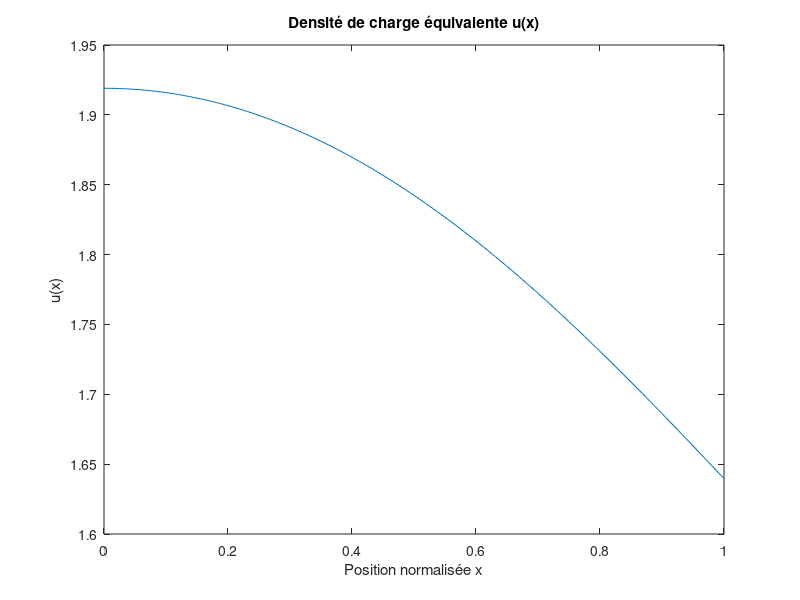
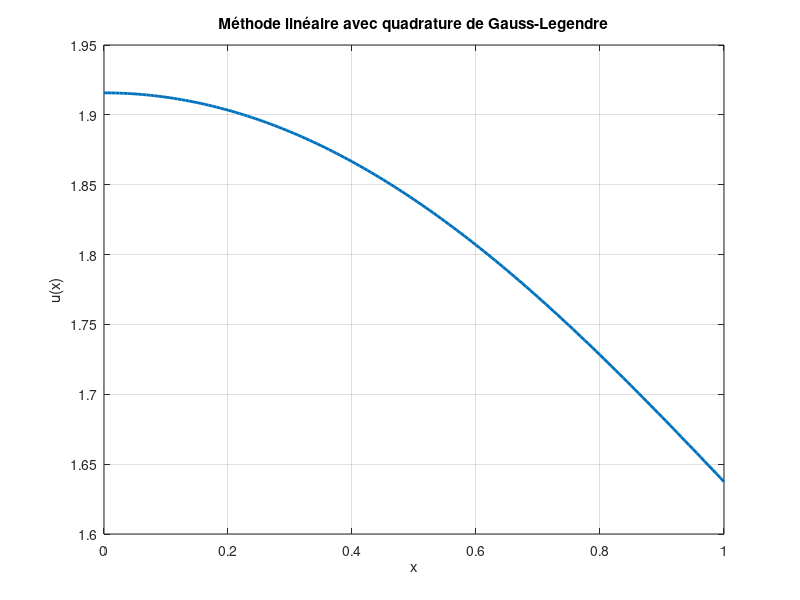
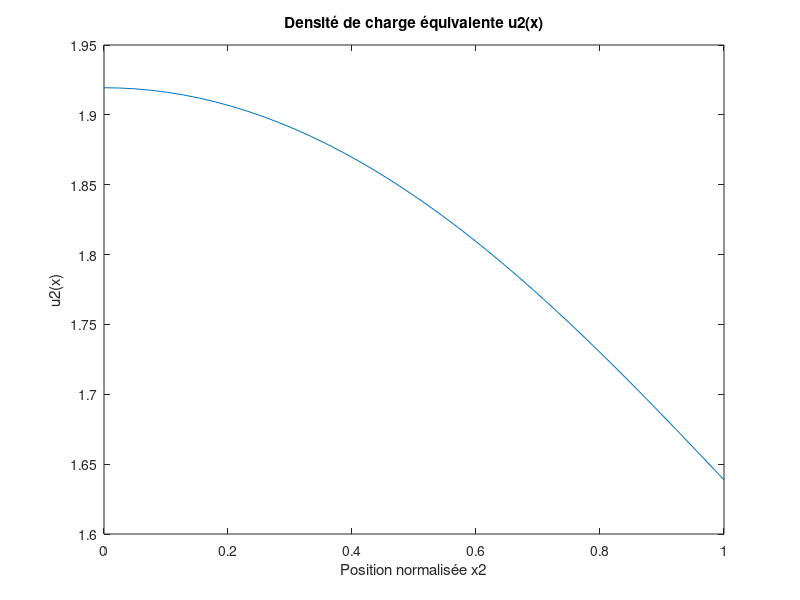

The MATLAB source for these figures, in order: (Note: this script raises an error after producing the figures.)

R = 0.01; % 1 cm 
D = 0.01; % 1 cm 
epsilon = D/R; 


a = 0; % Borne inferieur
b = 1;  % Borne superieur

% Noyau dependant de la geometrie
K = @(x,y)(1/pi) * (1./(epsilon^2 + (x-y).^2) + 1./(epsilon^2 + (x+y).^2));

% Ensemble des valeurs n a tester
n_values = [10 20 40 80 160];
% Listes de erreurs pour les deux tests
errors_classic = zeros(size(n_values));
errors_gauss   = zeros(size(n_values));

%Approche linéaire

n = 40; % Nombre de points
x = linspace(a, b, n+1); % Points
h = (b - a)/n; % Ecart entre les points

function [x, u] = solve_linear_classic(n, K, a, b)
    h = (b - a)/n;
    x = linspace(a, b, n+1);
    A = zeros(n+1);

    for i = 1:n+1
        for j = 1:n+1
            phi_j = @(y) max(0, 1 - abs(y - x(j))/h);
            y_min = max(a, x(j) - h);
            y_max = min(b, x(j) + h);
            A(i,j) = integral(@(y) K(x(i), y).*phi_j(y), y_min, y_max);
        end
    end

    u = (eye(n+1) - A) \ ones(n+1,1);
end

% --- Fonction Gauss-Legendre ---
function [x,w] = gauss_legendre(n)
    beta = 0.5 ./ sqrt(1 - (2*(1:n-1)).^(-2));
    T = diag(beta,1) + diag(beta,-1);
    [V,D] = eig(T);
    x = diag(D);
    [x, idx] = sort(x);
    w = 2 * (V(1,idx)').^2;
end

function [x, u] = solve_linear_gauss(n, K, a, b)
    h = (b - a)/n;
    x = linspace(a, b, n+1);
    A = zeros(n+1);

    quad_order = 20;
    [gl_x, gl_w] = gauss_legendre(quad_order);

    for i = 1:n+1
        xi = x(i);

        for j = 1:n+1
            phi_j = @(y) max(0, 1 - abs(y - x(j))/h);
            y_min = max(a, x(j) - h);
            y_max = min(b, x(j) + h);

            if y_max <= y_min
                A(i,j) = 0;
                continue;
            end

            yq = (y_max + y_min)/2 + (y_max - y_min)/2 * gl_x;
            wq = gl_w * (y_max - y_min)/2;

            A(i,j) = sum( K(xi, yq).*phi_j(yq).*wq );
        end
    end

    u = (eye(n+1) - A) \ ones(n+1,1);
end



% Solution de référence très fine (méthode Gauss-Legendre)
n_ref = 800;
[x_ref, u_ref] = solve_linear_gauss(n_ref, K, a, b);

for k = 1:length(n_values)
    n = n_values(k);

    % --- Méthode classique ---
    [x_c, u_c] = solve_linear_classic(n, K, a, b);
    u_ref_interp = interp1(x_ref, u_ref, x_c);
    errors_classic(k) = max(abs(u_c - u_ref_interp'));

    % --- Méthode Gauss-Legendre ---
    [x_g, u_g] = solve_linear_gauss(n, K, a, b);
    u_ref_interp2 = interp1(x_ref, u_ref, x_g);
    errors_gauss(k) = max(abs(u_g - u_ref_interp2'));
end

figure(1);
plot(x_c, u_c);
title('Densité de charge équivalente u(x)');
xlabel('Position normalisée x');
ylabel('u(x)');

figure(2);
plot(x_g, u_g, 'LineWidth', 2);
title('Méthode linéaire avec quadrature de Gauss-Legendre');
xlabel('x');
ylabel('u(x)');
grid on;



% Question 5

%Approche par interpolation global

function Lj = lagrange_basis(j, x_nodes, y)
    % Évalue le polynôme de Lagrange φ_j(y)
    % x_nodes = points d'interpolation
    n = length(x_nodes);
    Lj = ones(size(y));
    xj = x_nodes(j);

    for k = 1:n
        if k ~= j
            Lj = Lj .* ( (y - x_nodes(k)) / (xj - x_nodes(k)) );
        end
    end
end


function A = build_A_matrix(x_nodes, kernel, a, b, quad_order)
    % quad_order = nombre de point n 
    n = length(x_nodes);
    A = zeros(n);

    % Points et poids de Gauss-Legendre sur [-1,1]
    [yq, wq] = gauss_legendre(quad_order);

    % Rattrapage à  [a,b]
    yq = 0.5*(b-a)*yq + 0.5*(b+a);
    wq = 0.5*(b-a)*wq;

    for i = 1:n
        xi = x_nodes(i);
        for j = 1:n
            Lj = lagrange_basis(j, x_nodes, yq);
            integrand = kernel(xi, yq) .* Lj;
            A(i,j) = sum(integrand .* wq);
        end
    end
end

n2 = 40; % Nombre de points
x2 = linspace(a, b, n2); % Points
A2 = build_A_matrix(x2,K,a,b,n2);
I2 = eye(n2);
d2 = ones(n2, 1); % Terme source d(x) = 1

u2 = (I2 - A2) \ d2;

figure(3);
plot(x2, u2);
title('Densité de charge équivalente u2(x)');
xlabel('Position normalisée x2');
ylabel('u2(x)');


% Question 7

%Erreur

% Valeurs de n demandées par l'énoncé
n_values = [10, 20, 40, 80];
errors = zeros(size(n_values));
h_values = 1 ./ n_values;

% Calcule de la solution de référence
n_ref = 200; %Beaucoup de points pour la référence
[u_ref, x_ref] = solve_condensateur(n_ref, K);

% --- calcul de l'erreur ---
for k = 1:length(n_values)
    n = n_values(k);
    [u_n, x_n] = solve_condensateur(n, K);

    % Interpolation de u_ref sur la grille plus grossière x_n pour comparer
    u_ref_interp = interp1(x_ref, u_ref, x_n);

    % Calcul de l'erreur
    errors(k) = max(abs(u_n - u_ref_interp'));
end

% --- Graphiques ---

% --- Fonction de résolution (Interpolation linéaire) ---
function [u, x] = solve_condensateur(n, K_func)
    x = linspace(0, 1, n+1);
    h = 1/n;
    A = zeros(n+1, n+1);
    for i = 1:n+1
        for j = 1:n+1
            phi_j = @(y) max(0, 1 - abs(y - x(j))/h);
            y_min = max(0, x(j) - h);
            y_max = min(1, x(j) + h);
            A(i,j) = integral(@(y) K_func(x(i), y) .* phi_j(y), y_min, y_max);
        end
    end
    u = (eye(n+1) - A) \ ones(n+1, 1);
end

% Graphique Erreur vs n 

figure(4);
subplot(1,2,1);
loglog(n_values, errors, 'r-o', 'LineWidth', 2);
grid on;
xlabel('Nombre de points n');
ylabel('Erreur e_n');
title('Erreur vs n');

% Graphique Erreur vs h 
subplot(1,2,2);
loglog(h_values, errors, 'b-s', 'LineWidth', 2);
title('Erreur vs h');
xlabel('Pas d''espace h');
ylabel('Erreur e_n');
hold on;
grid on;

% --- Ajout : droite de référence en h^2 ---
ref = errors(1) * (h_values / h_values(1)).^2;
loglog(h_values, ref, 'r--', 'LineWidth', 1.5);
legend('Erreur', 'Référence h^2');

% --- Ajout : calcul de l'ordre ---
p = polyfit(log(h_values), log(errors), 1);
disp(['Ordre de convergence estimé : p = ', num2str(p(1))]);

% Question 8 ----------

figure(5);
loglog(n_values, errors_classic, 'r-o', 'LineWidth', 2); hold on;
loglog(n_values, errors_gauss, 'b-s', 'LineWidth', 2);
grid on;
xlabel('n');
ylabel('Erreur max ||u - u_n||_\infty');
title('Comparaison des méthodes linéaires');
legend('Classique (integral)', 'Gauss-Legendre');

%---------------

% Question 9 ----------
epsilon0 = 8.854e-12; 
R_val = 0.01;         
D_val = 0.01;         
epsilon_geom = D_val / R_val; 

K1 = @(x,y)(1/pi) * (1./(epsilon_geom^2 + (x-y).^2) + 1./(epsilon_geom^2 + (x+y).^2));

n_ref = 200; 
[x_res, u_res] = solve_linear_gauss(n_ref, K1, 0, 1);

valeur_integrale = trapz(x_res, u_res); 
C_numerique = 4 * epsilon0 * R_val * valeur_integrale;

fprintf('Résultat de l''intégrale numérique : %.4f\n', valeur_integrale);
fprintf('Capacité calculée (Love) : %.4e F\n', C_numerique);

% Q10
     
S = pi * R_val^2;     

C_classique = (epsilon0 * S) / D_val;

fprintf('Capacité classique (S/D) : %.4e F\n', C_classique);
ecart_relatif = abs(C_numerique - C_classique) / C_numerique * 100;
fprintf('Écart relatif : %.2f %%\n', ecart_relatif);

D_values = [0.01 0.001]; 

% Q11
fprintf('Q11\n');

for D = D_values
    epsilon = D/R_val;
    fprintf('oui');
    K_new = @(x,y)(1/pi) * (1./(epsilon^2 + (x-y).^2) + 1./(epsilon^2 + (x+y).^2));
    
    % Résolution (utiliser la fonction solve_linear_gauss de votre code)
    n_pts = 100;
    [x_u, u_sol] = solve_linear_gauss(n_pts, K_new, 0, 1);
    
    % Calculs des capacités
    C_Love = 4 * epsilon0 * R * trapz(x_u, u_sol);
    C_class = (epsilon0 * S) / D;
    

    % Tracer u(x) pour comparer les profils
    figure(6); hold on;
    plot(x_u, u_sol, 'DisplayName', ['D = ' num2str(D*1000) ' mm']);
end

title('Influence de la distance sur la densité de charge u(x)');
xlabel('x (normalisé)'); ylabel('u(x)');
legend; grid on; 
